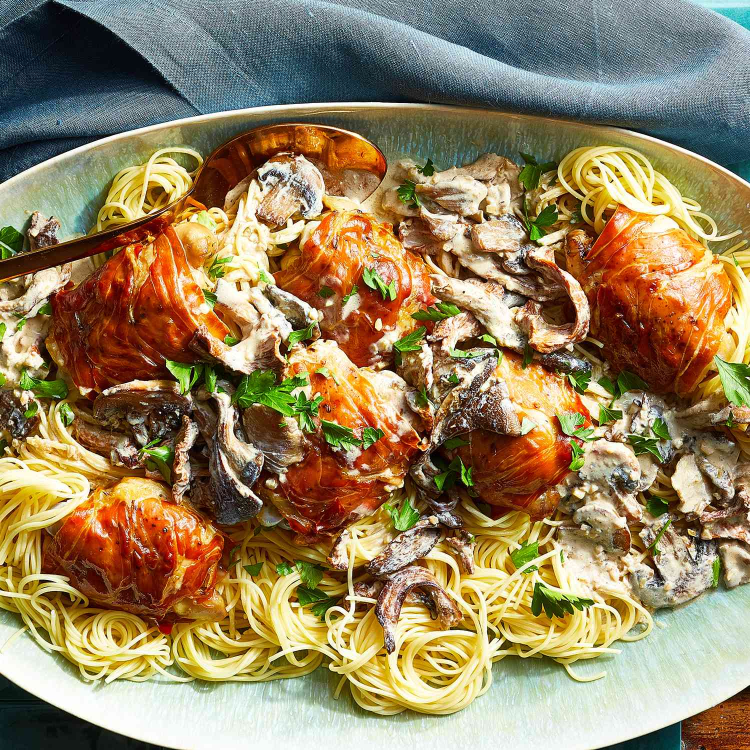
#> input picture data/images/102.jpg, 1500 x 1500 px (shown at 1/2 size); its folder holds only this picture in this run
$ python feature_extraction.py   (older library calls are emulated)
#> lines starting #> are read from the running program, lines starting #| are printed output that depends on the picture
### features.py
import logging
import os
import warnings
from collections import Counter

import cv2
import numpy as np
import requests
from skimage.filters.rank import entropy
from skimage.morphology import disk
from sklearn.cluster import KMeans


# ================================ FEATURES ==================================
# This class takes 3 parameters, filename, filepath and url. filename is the
# only required, but a filepath or URL needs to be given to have it work.

# Start by running .run(), this will have the program collect our features
# and can return them as a dict through .features(). you should also run .clean()
# afterwards to ensure that the image is deleted from our server.

# https://github.com/dakvaol/vis.features/blob/main/backend/features.py
# This class was inspired by David's master thesis linked above.
# Main changes: Made it a class, and added some methods for output of data,
# added methods for managing files, and changed the logic to befit a class.
# The program extracts the following features:
# - Sharpness
# - Saturation
# - Brightness
# - Entropy
# - Contrast
# - Colorfulness

# These can be accessed individually, or as a dict through self.features()


class Features:
    def __init__(self, filename, filepath=None, url=None):
        self.filename = filename
        self.filepath = filepath
        self.img_processed = None
        self.url = url

        # Misc
        self.temporary_images = 'temporary_images'
        self.__is_cleaned = False

        # Features
        self.sharpness = None
        self.saturation = None
        self.brightness = None
        self.entropy = None
        self.contrast = None
        self.colorfulness = None

    @staticmethod
    def __average(l):
        return sum(l) / len(l)

    # Makes a list of unique values from a list
    # [9 lines left out: function __unique, not called in this run]

    def __load_image(self):
        try:
            self.img_processed = cv2.imread(self.filepath)
#> self.img_processed is the input picture: shape (1500, 1500, 3); mean B, G, R 94.4, 130.8, 150.4
        except Exception as e:
            logging.error(e)
            return None

    def features(self):
        features = {
            'sharpness': self.sharpness,
            'saturation': self.saturation,
            'brightness': self.brightness,
            'entropy': self.entropy,
            'contrast': self.contrast,
            'colorfulness': self.colorfulness
        }
        if not self.__is_cleaned:
            warnings.warn('Image is not removed from server, if not intentional, please run .stop() on your object to clean the server',
                          ResourceWarning)
        return features

    # Calculates brightness by splitting HSV color space into
    # hue, saturation, and value. The value is synonymous with brightness.
    def get_brightness(self):
        image = self.img_processed.copy()
        hsv = cv2.cvtColor(image, cv2.COLOR_BGR2HSV)
        _, _, v = cv2.split(hsv)
        np_sum = np.sum(v, dtype=np.float32)
        num_of_pixels = v.shape[0] * v.shape[1]

        return (np_sum * 100.0) / (num_of_pixels * 255.0)

    # Calculates saturation by splitting HSV color space into
    # hue, saturation, and value. Saturation is extracted and represents
    # saturation
    def get_saturation(self):
        image = self.img_processed.copy()
        hsv = cv2.cvtColor(image, cv2.COLOR_BGR2HSV)
#> hsv: shape (1500, 1500, 3); mean H, S, V 39, 136.2, 158.9
        # cv2.imshow('Image', hsv)
        _, s, _ = cv2.split(hsv)
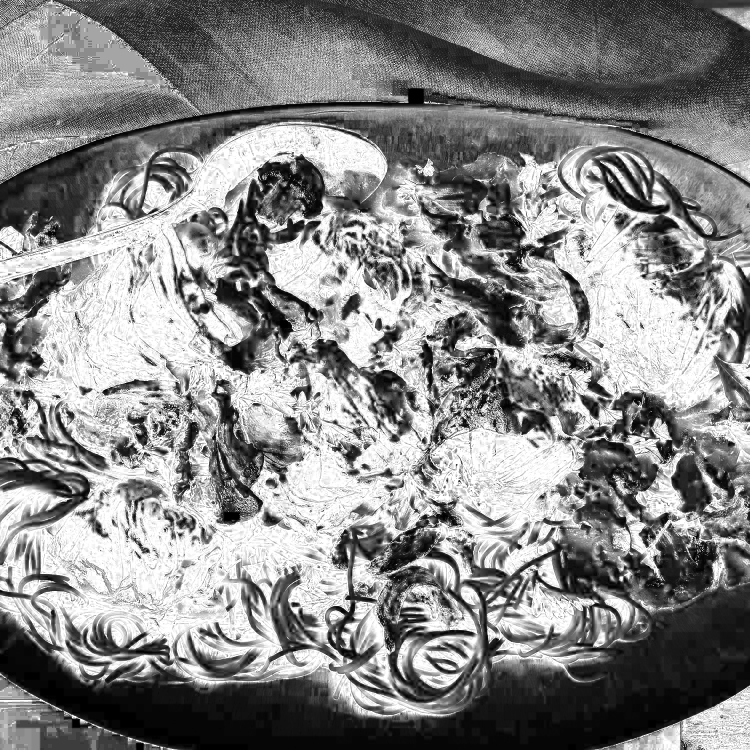
#> s: shape (1500, 1500) (shown at 1/2 size); min 0, max 255, mean 136.2
        sum = np.sum(s, dtype = np.float32)
#> sum = 306520736
        num_of_pixels = s.shape[0] * s.shape[1]
#> in get_image_features, `self.sharpness = self.get_saturation()`: self.sharpness = 53.42
#> in get_brightness, `_, _, v = cv2.split(hsv)`:
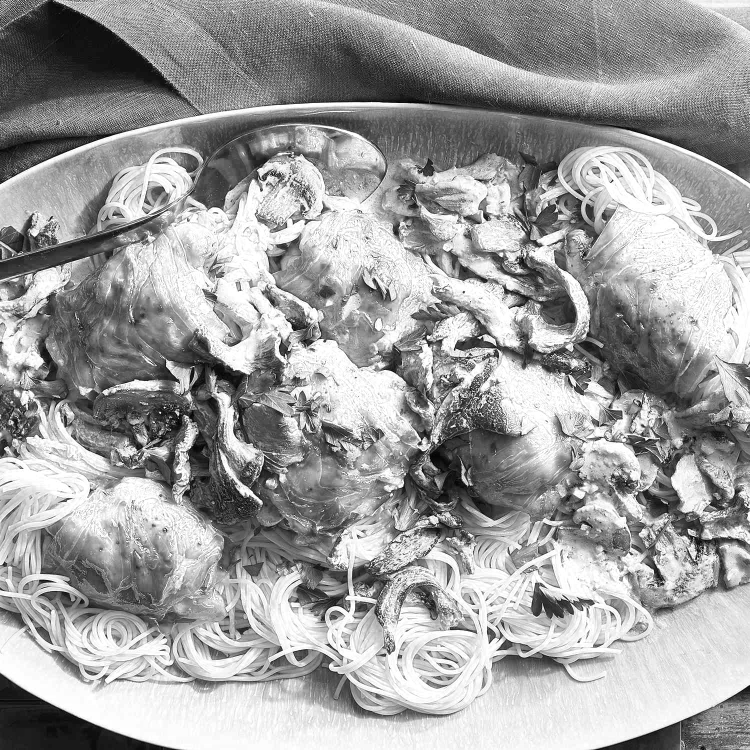
#> v: shape (1500, 1500) (shown at 1/2 size); min 0, max 255, mean 158.9
#> in get_brightness, `np_sum = np.sum(v, dtype=np.float32)`: np_sum = 357420448
#> in get_image_features, `self.saturation = self.get_brightness()`: self.saturation = 62.3
        return (sum * 100.0) / (num_of_pixels * 255.0)

    # Calculates entropy
    def get_entropy(self):
        image = self.img_processed.copy()
        gray = cv2.cvtColor(image, cv2.COLOR_BGR2GRAY)
        entropy_img = entropy(gray,disk(5))
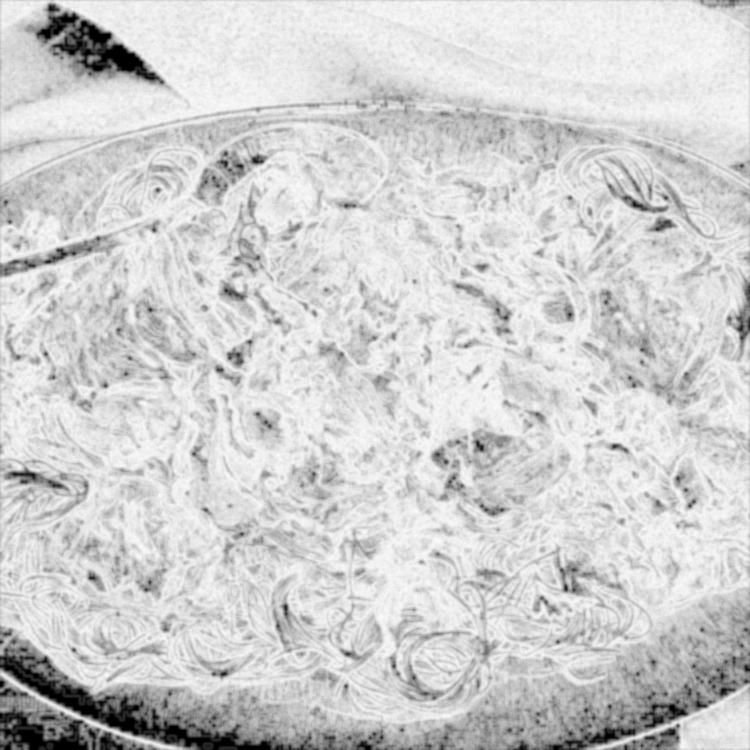
#> entropy_img: shape (1500, 1500) float64 (shown at 1/2 size); min 0, max 6.29, mean 5.13; drawn with min black and max white
        all_sum = np.sum(entropy_img, dtype = np.float32)
#> all_sum = 11548527
        num_of_pixels = entropy_img.shape[0] * entropy_img.shape[1]
#> in get_image_features, `self.brightness = self.get_entropy()`: self.brightness = 5.13
#> in get_image_features, `self.entropy = self.get_sharpness()`: self.entropy = 14117.8
#> in get_image_features, `self.contrast = self.get_contrast()`: self.contrast = 77.86
        return all_sum / num_of_pixels

    # Calculates image sharpness by the variance of the Laplacian
    def get_sharpness(self):
        image = self.img_processed.copy()
        img2gray = cv2.cvtColor(image, cv2.COLOR_BGR2GRAY)
        return cv2.Laplacian(img2gray, cv2.CV_64F).var()

    # Return contrast (RMS contrast)
    def get_contrast(self):
        image = self.img_processed.copy()
        img_gray = cv2.cvtColor(image, cv2.COLOR_BGR2GRAY)
        return img_gray.std()

    def get_colorfulness(self):
        image = self.img_processed.copy()
        # split the image into its respective RGB components
        (B, G, R) = cv2.split(image.astype("float"))
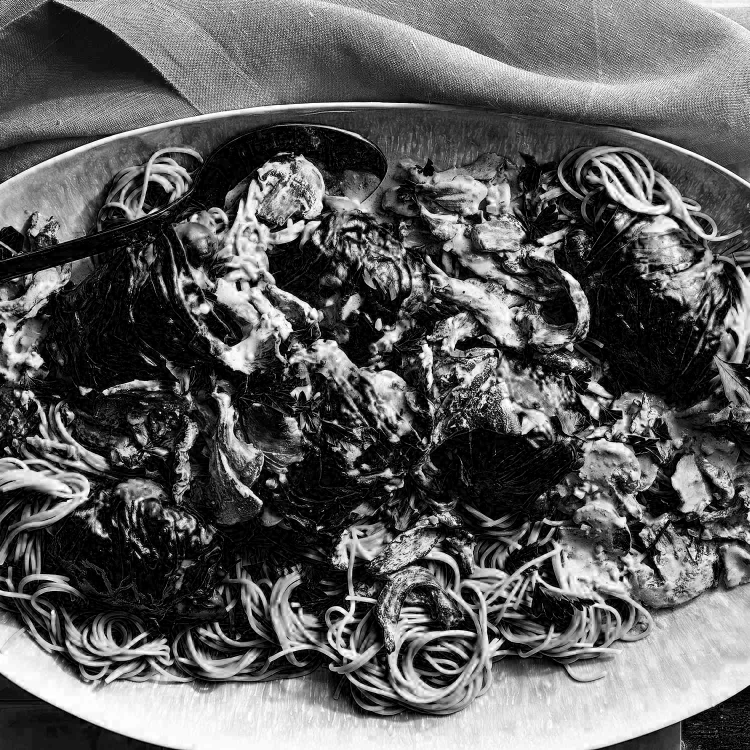
#> B: shape (1500, 1500) float64 (shown at 1/2 size); min 0, max 255, mean 94.4
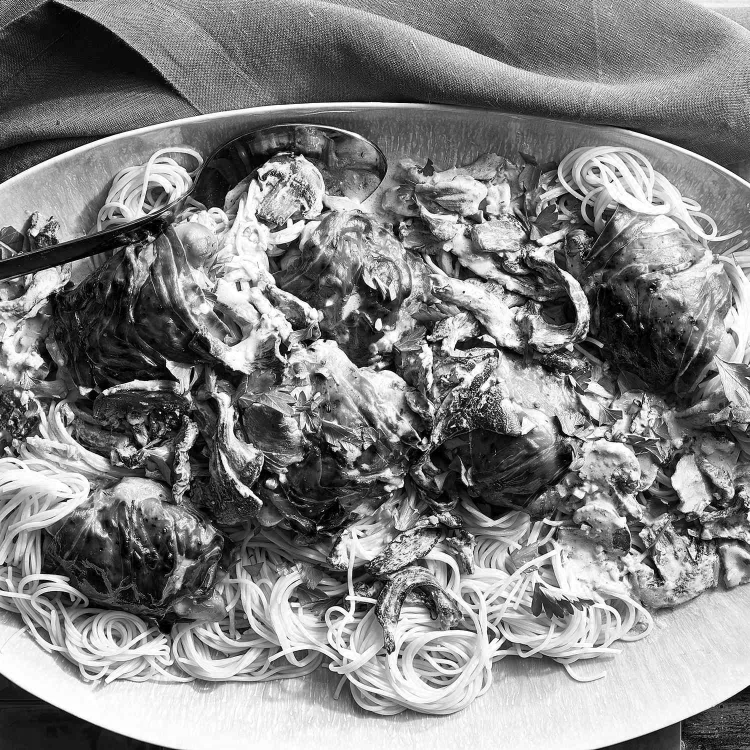
#> G: shape (1500, 1500) float64 (shown at 1/2 size); min 0, max 255, mean 130.8
        # compute rg = R - G
        rg = np.absolute(R - G)
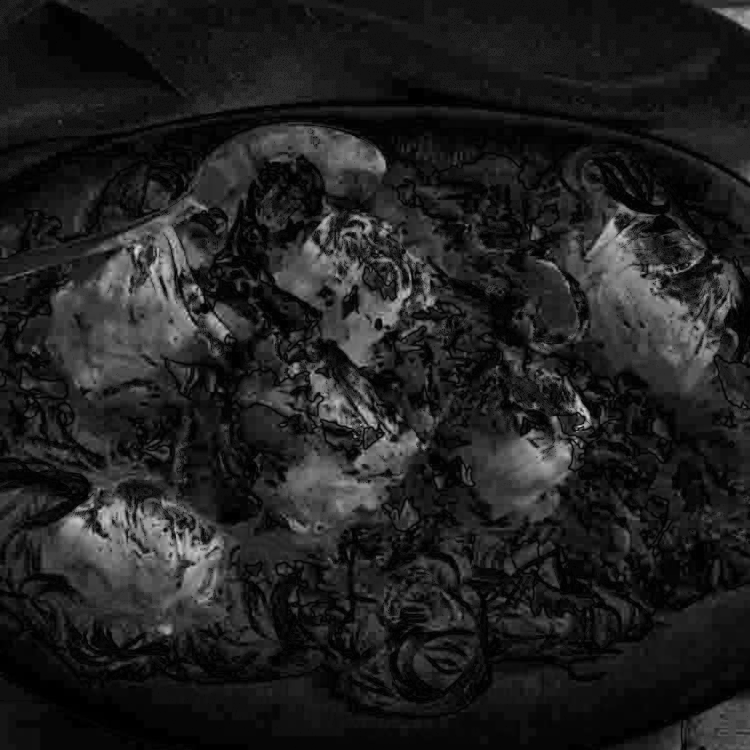
#> rg: shape (1500, 1500) float64 (shown at 1/2 size); min 0, max 222, mean 32.9
        # compute yb = 0.5 * (R + G) - B
        yb = np.absolute(0.5 * (R + G) - B)
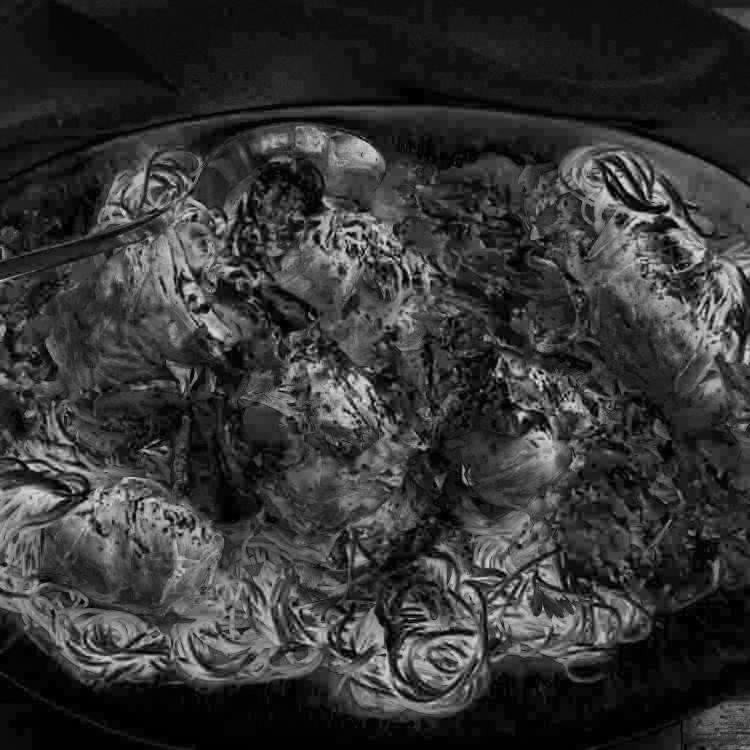
#> yb: shape (1500, 1500) float64 (shown at 1/2 size); min 0, max 235, mean 53.6
        # compute the mean and standard deviation of both `rg` and `yb`
        (rbMean, rbStd) = (np.mean(rg), np.std(rg))
#> rbMean = 32.9; rbStd = 30.93
        (ybMean, ybStd) = (np.mean(yb), np.std(yb))
#> ybMean = 53.56; ybStd = 43.3
        # combine the mean and standard deviations
        std_root = np.sqrt((rbStd ** 2) + (ybStd ** 2))
#> std_root = 53.21
        mean_root = np.sqrt((rbMean ** 2) + (ybMean ** 2))
#> mean_root = 62.86
        # derive the "saturation" metric and return it
        return std_root + (0.3 * mean_root)

    # [46 lines left out: functions get_image_colors, trim, get_content, not called in this run]

    def get_image_features(self, scale_percent):
        if not self.img_processed:
            self.__load_image()
        scale_percent = scale_percent # percent of original size
        width = int(self.img_processed.shape[1] * scale_percent / 100)
        height = int(self.img_processed.shape[0] * scale_percent / 100)
        dim = (width, height)

        self.img_processed = cv2.resize(self.img_processed, dim, interpolation = cv2.INTER_AREA)

        self.sharpness = self.get_saturation()
        self.saturation = self.get_brightness()
        self.brightness = self.get_entropy()
        self.entropy = self.get_sharpness()
        self.contrast = self.get_contrast()
        self.colorfulness = self.get_colorfulness()
#> self.colorfulness = 72.07

    def delete_image(self):
        os.remove(self.filepath)

    # [4 lines left out: function stop, not called in this run]

    def run(self):
        # Starts class
        if self.url:
            self.get_content()
        elif self.filepath:
            self.get_image_features(100)

        else:
            print('Missing filename or URL')
            return None

### feature_extraction.py
import pandas as pd
from os import listdir
from os.path import isfile, join
from tqdm import tqdm
from features import Features

mypath = 'data/images'
onlyfiles = [f for f in listdir(mypath) if isfile(join(mypath, f))]

df = pd.DataFrame()
for l in tqdm(onlyfiles):
    new = Features(filename=l.replace('.jpg', ''), filepath=mypath+'/'+l)
    new.run()
    feat = new.features()
#> in features, `features = { 'sharpness': self.sharpness, 'saturation': self.saturatio..`: features = {'sharpness': 53.42, 'saturation': 62.3, 'brightness': 5.13, 'entropy': 14117.8, 'contrast': 77.86, 'colorfulness': 72.07}
#> feat has the same summary as features in features
    feat['id'] = new.filename
    df = pd.concat([df, pd.DataFrame([feat])], ignore_index=True)
#> df = table of 1 rows and 7 columns

$ run again, on data/images/1235.jpg
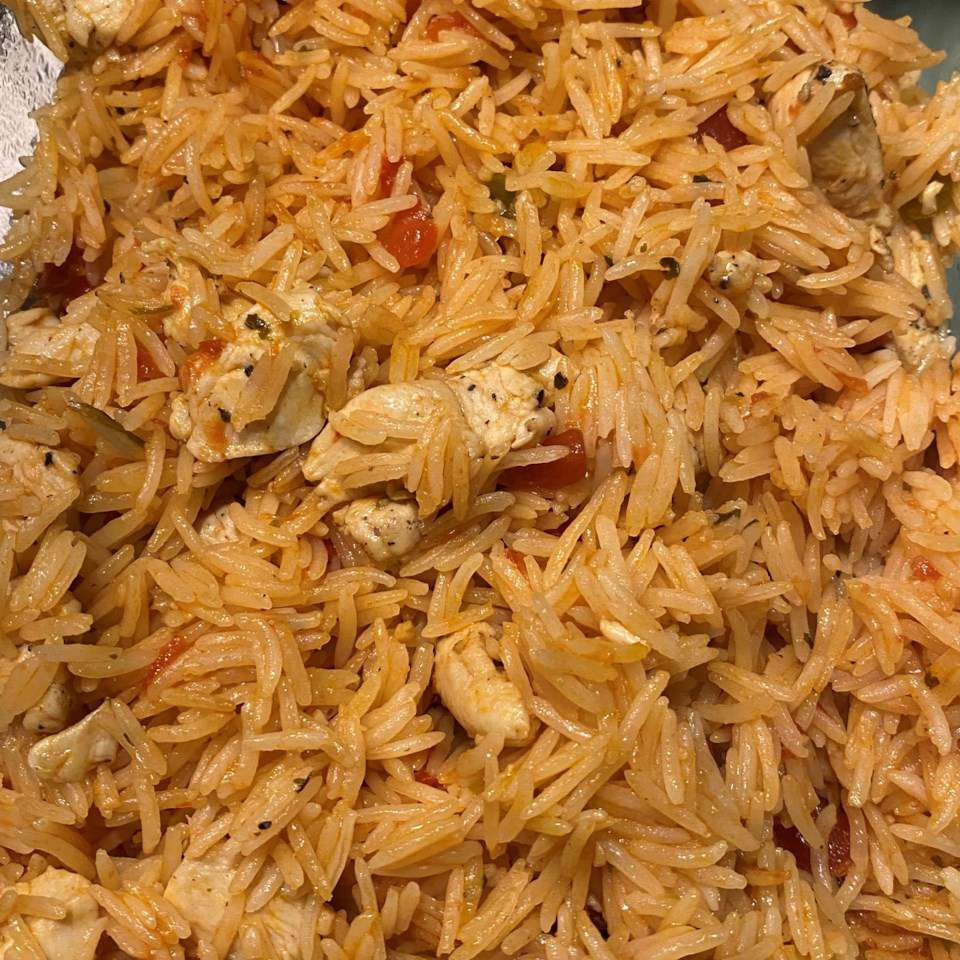
#> input picture data/images/1235.jpg, 960 x 960 px
#> in __load_image, self.img_processed is the input picture: shape (960, 960, 3); mean B, G, R 52.1, 118.4, 180.4
#> hsv: shape (960, 960, 3); mean H, S, V 15.4, 186.5, 180.4
#> sum = 171908096
#> self.sharpness = 73.15
#> np_sum = 166242320
#> self.saturation = 70.74
#> in get_entropy, `entropy_img = entropy(gray,disk(5))`:
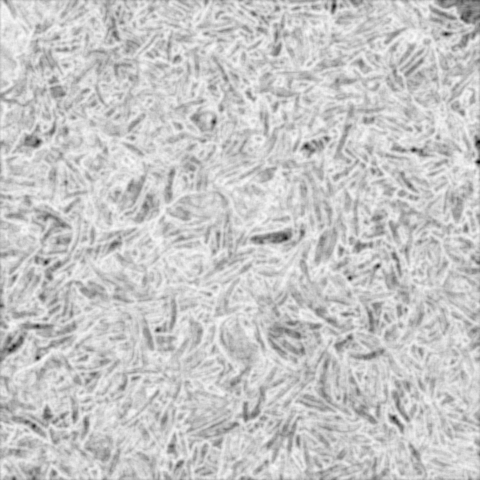
#> entropy_img: shape (960, 960) float64 (shown at 1/2 size); min 0.546, max 6.16, mean 4.92; drawn with min black and max white
#> all_sum = 4531723.5
#> self.brightness = 4.92
#> self.entropy = 546.3
#> self.contrast = 37.85
#> in get_colorfulness, `yb = np.absolute(0.5 * (R + G) - B)`:
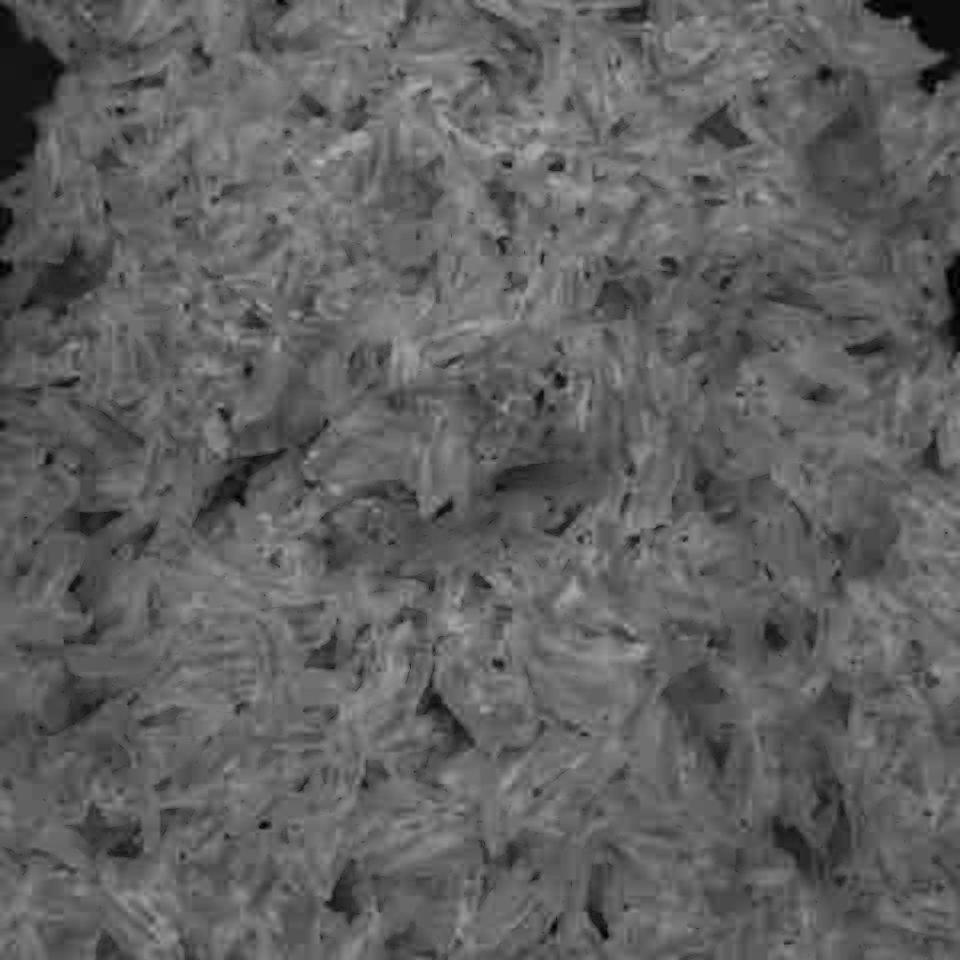
#> yb: shape (960, 960) float64; min 0, max 188.5, mean 97.3
#> rbMean = 61.96; rbStd = 11.92
#> ybMean = 97.26; ybStd = 21.66
#> std_root = 24.72
#> mean_root = 115.3
#> self.colorfulness = 59.32
#> features = {'sharpness': 73.15, 'saturation': 70.74, 'brightness': 4.92, 'entropy': 546.3, 'contrast': 37.85, 'colorfulness': 59.32}
#> feat has the same summary as features in features
#> df = table of 1 rows and 7 columns
